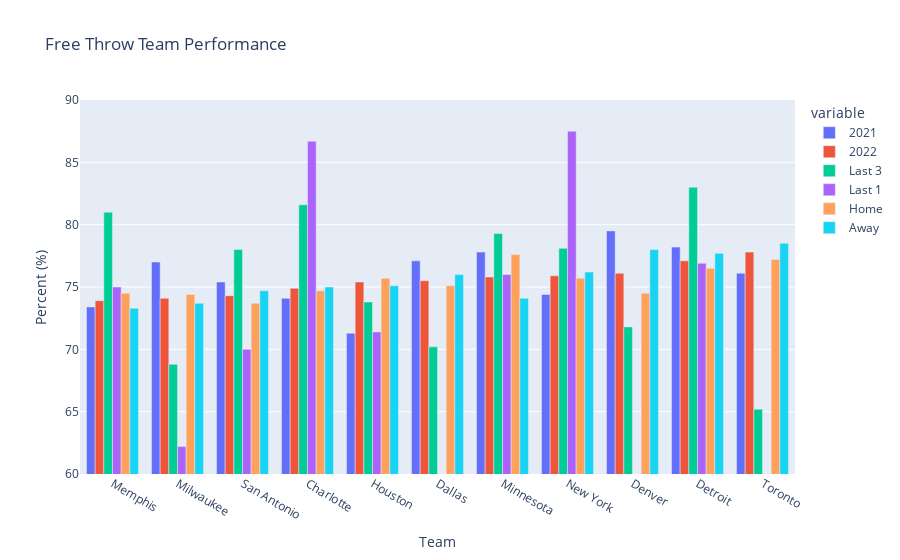

Source (notebook cell):
### Markdown cell above
Open in 
[Callysto](https://hub.callysto.ca/jupyter/hub/user-redirect/git-pull?repo=https://github.com/pbeens/Data-Analysis&branch=main&subPath=Demos/dealing-with-percent-symbols-and-y-scaling.ipynb&depth=1) | [Colab](https://githubtocolab.com/pbeens/Data-Analysis/blob/main/Demos/dealing-with-percent-symbols-and-y-scaling.ipynb)

### Code cell
import pandas as pd
import plotly.express as px

# URL of the CSV file containing the data
url = 'https://www.teamrankings.com/nba/stat/free-throw-pct/csv'

# Read the first table from the website into a pandas dataframe
free_throws_df = pd.read_html(url)[0]

# Select the top 11 teams based on their rank
top_teams_df = free_throws_df.sort_values('Rank', ascending=False).head(11)

# Uncomment the next line to see the top rows
# display(top_teams.head())

# Uncomment the next line to see the column names
# display(top_teams_df.columns)

# Remove the percentage sign from each column and convert it to a float
# example before: 29,30,Memphis,73.9%,81.0%,75.0%,74.5%,73.3%,73.4%
# example after: 29,30,Memphis,73.9,81.0,75.0,74.5,73.3,73.4
for column in top_teams_df.columns[2:]: # skip the first two columns
    top_teams_df[column] = top_teams_df[column].str[:-1].astype(float)

# Uncomment the next line to save the top teams to a CSV file
# top_teams_df.to_csv('top_teams.csv')

# Define the columns to be plotted on the y-axis
# This makes it easier to visualize the plot code
columns_to_plot = ['2021', '2022', 'Last 3', 'Last 1', 'Home', 'Away']

# Create a bar chart using Plotly Express
fig = px.bar(top_teams_df, 
             x='Team', 
             y=columns_to_plot,
             title="Free Throw Team Performance",
             barmode='group')

# Update the layout of the chart to scale the y-axis and set its range
fig.update_layout(
    yaxis=dict(scaleanchor="x",
               scaleratio=1,
               range=[60, 90]))

# Update the y-axis title to "Percent (%)"
fig.update_yaxes(title_text="Percent (%)")

# Display the chart
fig.show()

### Figure 1 — Plotly figure (JSON) as saved in the notebook; plotly's stock layout.template omitted (floating-point values rounded to 4 significant figures)
{"data": [{"alignmentgroup": "True", "hovertemplate": "variable=2021<br>Team=%{x}<br>value=%{y}<extra></extra>", "legendgroup": "2021", "marker": {"color": "#636efa", "pattern": {"shape": ""}}, "name": "2021", "offsetgroup": "2021", "orientation": "v", "showlegend": true, "textposition": "auto", "type": "bar", "x": ["Memphis", "Milwaukee", "San Antonio", "Charlotte", "Houston", "Dallas", "Minnesota", "New York", "Denver", "Detroit", "Toronto"], "xaxis": "x", "y": [73.4, 77, 75.4, 74.1, 71.3, 77.1, 77.8, 74.4, 79.5, 78.2, 76.1], "yaxis": "y"}, {"alignmentgroup": "True", "hovertemplate": "variable=2022<br>Team=%{x}<br>value=%{y}<extra></extra>", "legendgroup": "2022", "marker": {"color": "#EF553B", "pattern": {"shape": ""}}, "name": "2022", "offsetgroup": "2022", "orientation": "v", "showlegend": true, "textposition": "auto", "type": "bar", "x": ["Memphis", "Milwaukee", "San Antonio", "Charlotte", "Houston", "Dallas", "Minnesota", "New York", "Denver", "Detroit", "Toronto"], "xaxis": "x", "y": [73.9, 74.1, 74.3, 74.9, 75.4, 75.5, 75.8, 75.9, 76.1, 77.1, 77.8], "yaxis": "y"}, {"alignmentgroup": "True", "hovertemplate": "variable=Last 3<br>Team=%{x}<br>value=%{y}<extra></extra>", "legendgroup": "Last 3", "marker": {"color": "#00cc96", "pattern": {"shape": ""}}, "name": "Last 3", "offsetgroup": "Last 3", "orientation": "v", "showlegend": true, "textposition": "auto", "type": "bar", "x": ["Memphis", "Milwaukee", "San Antonio", "Charlotte", "Houston", "Dallas", "Minnesota", "New York", "Denver", "Detroit", "Toronto"], "xaxis": "x", "y": [81, 68.8, 78, 81.6, 73.8, 70.2, 79.3, 78.1, 71.8, 83, 65.2], "yaxis": "y"}, {"alignmentgroup": "True", "hovertemplate": "variable=Last 1<br>Team=%{x}<br>value=%{y}<extra></extra>", "legendgroup": "Last 1", "marker": {"color": "#ab63fa", "pattern": {"shape": ""}}, "name": "Last 1", "offsetgroup": "Last 1", "orientation": "v", "showlegend": true, "textposition": "auto", "type": "bar", "x": ["Memphis", "Milwaukee", "San Antonio", "Charlotte", "Houston", "Dallas", "Minnesota", "New York", "Denver", "Detroit", "Toronto"], "xaxis": "x", "y": [75, 62.2, 70, 86.7, 71.4, 50, 76, 87.5, 56.5, 76.9, 50], "yaxis": "y"}, {"alignmentgroup": "True", "hovertemplate": "variable=Home<br>Team=%{x}<br>value=%{y}<extra></extra>", "legendgroup": "Home", "marker": {"color": "#FFA15A", "pattern": {"shape": ""}}, "name": "Home", "offsetgroup": "Home", "orientation": "v", "showlegend": true, "textposition": "auto", "type": "bar", "x": ["Memphis", "Milwaukee", "San Antonio", "Charlotte", "Houston", "Dallas", "Minnesota", "New York", "Denver", "Detroit", "Toronto"], "xaxis": "x", "y": [74.5, 74.4, 73.7, 74.7, 75.7, 75.1, 77.6, 75.7, 74.5, 76.5, 77.2], "yaxis": "y"}, {"alignmentgroup": "True", "hovertemplate": "variable=Away<br>Team=%{x}<br>value=%{y}<extra></extra>", "legendgroup": "Away", "marker": {"color": "#19d3f3", "pattern": {"shape": ""}}, "name": "Away", "offsetgroup": "Away", "orientation": "v", "showlegend": true, "textposition": "auto", "type": "bar", "x": ["Memphis", "Milwaukee", "San Antonio", "Charlotte", "Houston", "Dallas", "Minnesota", "New York", "Denver", "Detroit", "Toronto"], "xaxis": "x", "y": [73.3, 73.7, 74.7, 75, 75.1, 76, 74.1, 76.2, 78, 77.7, 78.5], "yaxis": "y"}], "layout": {"barmode": "group", "legend": {"title": {"text": "variable"}, "tracegroupgap": 0}, "title": {"text": "Free Throw Team Performance"}, "xaxis": {"anchor": "y", "domain": [0, 1], "title": {"text": "Team"}}, "yaxis": {"anchor": "x", "domain": [0, 1], "range": [60, 90], "scaleanchor": "x", "scaleratio": 1, "title": {"text": "Percent (%)"}}}}
